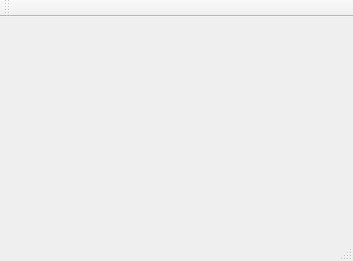
<?xml version="1.0" encoding="UTF-8"?>
<ui version="4.0">
 <class>MainWindow</class>
 <widget class="QMainWindow" name="MainWindow">
  <property name="geometry">
   <rect>
    <x>0</x>
    <y>0</y>
    <width>353</width>
    <height>261</height>
   </rect>
  </property>
  <property name="maximumSize">
   <size>
    <width>400</width>
    <height>16777215</height>
   </size>
  </property>
  <property name="windowTitle">
   <string>MainWindow</string>
  </property>
  <property name="unifiedTitleAndToolBarOnMac">
   <bool>false</bool>
  </property>
  <widget class="QWidget" name="centralWidget"/>
  <widget class="QMenuBar" name="menuBar">
   <property name="geometry">
    <rect>
     <x>0</x>
     <y>0</y>
     <width>353</width>
     <height>21</height>
    </rect>
   </property>
  </widget>
  <widget class="QToolBar" name="mainToolBar">
   <attribute name="toolBarArea">
    <enum>TopToolBarArea</enum>
   </attribute>
   <attribute name="toolBarBreak">
    <bool>false</bool>
   </attribute>
  </widget>
  <widget class="QStatusBar" name="statusBar"/>
 </widget>
 <layoutdefault spacing="6" margin="11"/>
 <resources/>
 <connections/>
</ui>
